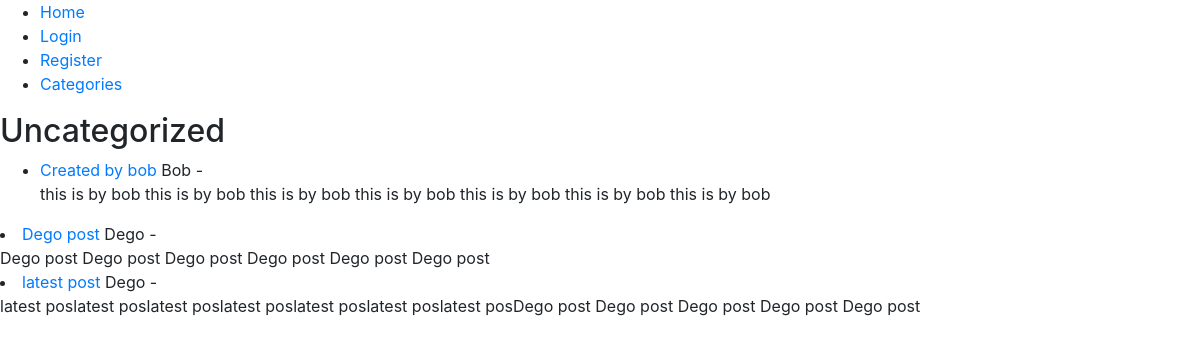
Page /category/uncategorized/ on the earlier database version.
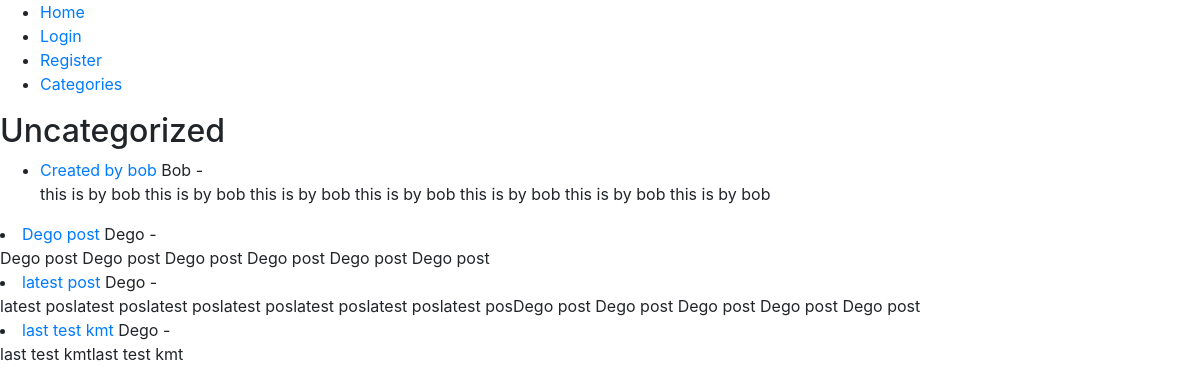
Same page on the later database version.
### theblog/models.py (models this page shows, shortened)
class Post(models.Model):
    title = models.CharField(max_length=255)
    title_tag = models.CharField(max_length=255, default='3oftheBest')
    header_image = models.ImageField(null=True, blank=True, upload_to="images/")
    author = models.ForeignKey(User, on_delete=models.CASCADE)
    body = models.TextField()
    post_date = models.DateField(auto_now_add=True)
    category = models.CharField(max_length=255, default='uncategorized')
    likes = models.ManyToManyField(User, related_name='blog_posts', blank=True)
    snippet = models.CharField(max_length=255)

### theblog/views.py (the view)
# urls.py: path('category/<str:cats>/',views.ListCategoryView,name='category'),
def ListCategoryView(request, cats):
    category_posts = Post.objects.filter(category=cats.replace("-", " "))
    return render(request, 'categories.html', {'cats': cats.title().replace("-", " "), 'category_posts': category_posts})

### theblog/templates/categories.html (shortened to what this page needs)
{% extends 'base.html' %}
{% block content%}
{% if category_posts %}
    <h2>{{cats}}</h2>
    <ul>
    {% for post in category_posts %}
    <li>
        <a href="{% url 'post-details' post.pk %}">{{post.title}}</a>
        {{post.author|capfirst}} -
        <br>
        {{post.body|slice:":200"|safe}}
    </li>
    </ul>
    {% endfor %}
{% else %}
    <h2>There are no blog posts in this category yet</h2>
{% endif %}
{% endblock %}

Differences in the rows shown:
added Post: title "last test kmt", author "Dego", body "last test kmtlast test kmt"
